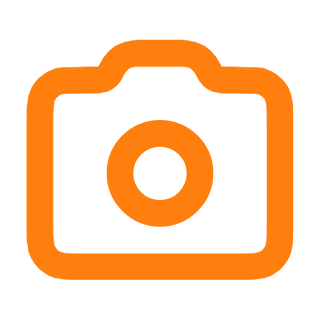
#> input picture figures/camera_orange.png, 320 x 320 px, found by its file name
$ python graph_methodology.py
#> lines starting #> are read from the running program, lines starting #| are printed output that depends on the picture
import pandas as pd
max_lp = 4


samples = [
    ("video", "mamba",  "VideoMamba", 22.8, 64.2),
    ("video", "mamba",  "OtherMamba", 24.2, 71.4),
    ("video", "CNN", "SlowFast", 62.8, 63.1),
    ("video", "transformer", "VideoMAE", 87.3, 74.5),
    ("video", "transformer", "Swin-B", 88.1, 69.6),
    ("video", "transformer", "UniFormer-S", 21.4, 69.4),
    ("video", "CNN", "TSM", 24.3, 61.7),
    ("language", "mamba", "MoE-Mamba", 117, 1 - (2.81 / max_lp)),
    ("language", "transformer", "MoE-Transformer", 114, 1 - (2.88 / max_lp)),
    ("language", "transformer", "Megatron-gpt2", 345, 1 - (2.960 / max_lp)),
    ("point", "transformer", "Point\nTransformer", 4.9, 93.7),
    ("point", "transformer", "Point-M2AE", 12.8, 93.4),
    ("point", "transformer", "PointGPT-L", 360, 94.9),
    ("point", "transformer", "PointGPT-S", 29.2, 94.0),
    ("point", "mamba", "PointMamba", 12.3, 93.6),
    ("point", "CNN", "PointNeXt-S ", 1.4, 93.2),
    ("point", "CNN", "KPConv ", 15, 92.9),
]


df = pd.DataFrame(samples, columns=["domain", "type", "name", "params", "score"])

def quantile_transform(group):
    group["param_quantile"] = group["params"].rank(pct=True)
    group["score_quantile"] = group["score"].rank(pct=True)
    return group

df = df.groupby("domain", group_keys=False).apply(quantile_transform)

import matplotlib.pyplot as plt
from matplotlib.offsetbox import OffsetImage, AnnotationBbox

offsets = {
    "VideoMAE": (-0.02, 0),
    #"Point\nTransformer": (0.05, -0.08),
}

def plot_models(samples: pd.DataFrame, switch_view=True):
#> called with switch_view = True
    samples = samples[samples["domain"] != "language"]
    marker_pool = ['o', 's', '^', 'D', 'P', '*', 'X']
    color_pool = plt.cm.tab10.colors

    tasks = sorted(samples["domain"].unique())
    archs = sorted(samples["type"].unique())

    if switch_view:
        color_key = {a: color_pool[i % len(color_pool)] for i, a in enumerate(archs)}
        marker_key = {t: marker_pool[i % len(marker_pool)] for i, t in enumerate(tasks)}
    else:
        color_key = {t: color_pool[i % len(color_pool)] for i, t in enumerate(tasks)}
        marker_key = {a: marker_pool[i % len(marker_pool)] for i, a in enumerate(archs)}

    fig, ax = plt.subplots(figsize=(7, 6))

    image_mapping = {
        "CNN": "camera_blue.png",
        "mamba": "camera_orange.png",
        "transformer": "camera_green.png"
    }

    for idx, row in samples.iterrows():
        if row["domain"] == "video":
            img_file = image_mapping.get(row["type"])
            if img_file:
                img = plt.imread(img_file)
#> img is the input picture: shape (320, 320, 4) float32; mean R, G, B, A 0.294, 0.146, 0.0161, 0.28
                oi = OffsetImage(img, zoom=0.05)
                ab = AnnotationBbox(oi, (row["param_quantile"], row["score_quantile"]), frameon=False)
                ax.add_artist(ab)
        else:
            color = color_key[row["type"]] if switch_view else color_key[row["domain"]]
            marker = marker_key[row["domain"]] if switch_view else marker_key[row["type"]]
            ax.scatter(row["param_quantile"], row["score_quantile"], color=color, marker=marker, s=80)
        offset = offsets.get(row["name"], (0, 0))
        ax.annotate(row["name"], (row["param_quantile"] + offset[0], row["score_quantile"] + offset[1] + 0.02),
                    textcoords="offset points", xytext=(0, 3), ha='center', fontsize=10)

    ax.set_xlabel("Parameters quantile", fontsize=13)
    ax.set_ylabel("Accuracy quantile", fontsize=13)

    xlims = ax.get_xlim()
    xs = xlims[1] - xlims[0]
    o = 0.1
    ax.set_xlim(xlims[0] - o * xs, xlims[1] + o * xs)

    ylims = ax.get_ylim()
    ys = ylims[1] - ylims[0]
    ax.set_ylim(ylims[0] - o * ys, ylims[1] + o * ys)

    color_labels = archs if switch_view else tasks
    marker_labels = tasks if switch_view else archs
    color_legend = [plt.Line2D([0], [0], marker='s', color='w',
                               label=label, markerfacecolor=color_key[label], markersize=10)
                    for label in color_labels]
    # marker_legend = [plt.Line2D([0], [0], marker=marker_key[label], color='k',
    #                             label=label, linestyle='None', markersize=10)
    #                  for label in marker_labels]
    ax.legend(handles=color_legend)

    fig.savefig("./domaincomp.pdf")
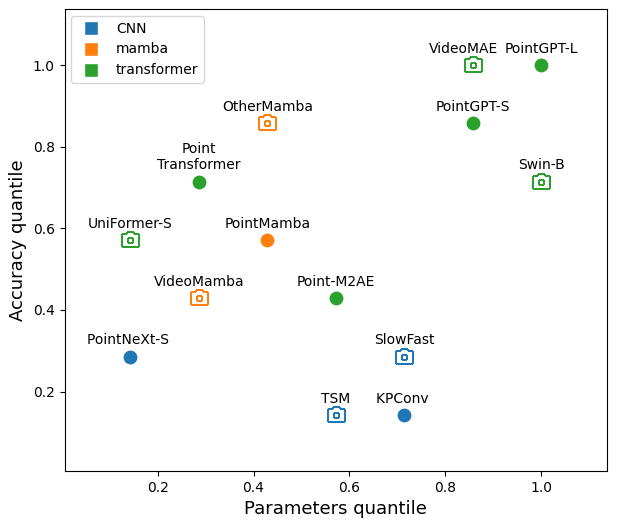
#> figure drawn by matplotlib, 1 panel
    plt.show()

plot_models(df, switch_view=True)


def rgb_to_hex(rgb):
    return '#{:02x}{:02x}{:02x}'.format(
        int(rgb[0] * 255),
        int(rgb[1] * 255),
        int(rgb[2] * 255)
    )

[rgb_to_hex(c) for c in plt.cm.tab10.colors[:3]]
